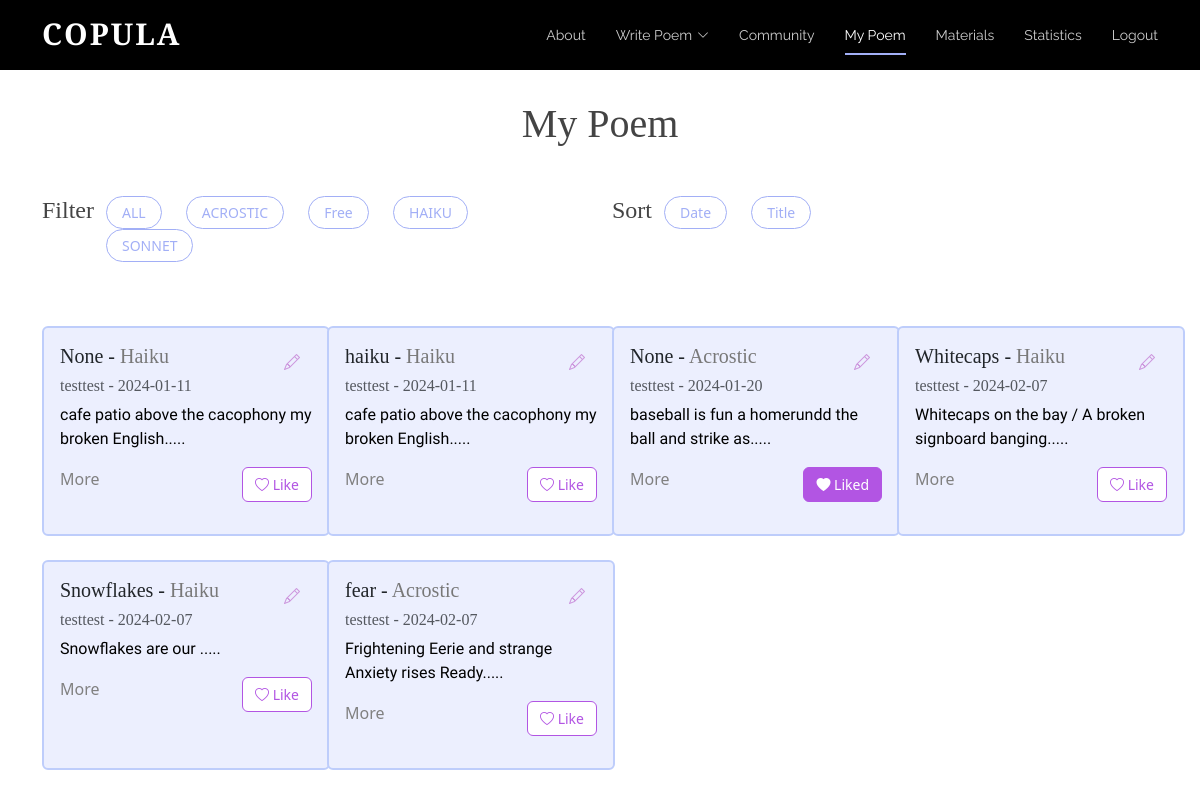
The page /mypage (signed in) on the database its author committed.
### tables this page shows
CREATE TABLE "Poem" (
	"username"	TEXT,
	"content"	TEXT,
	"date"	TEXT,
	"title"	TEXT,
	"type"	TEXT
, "id"	INTEGER, "numLikes"	INTEGER, "sentiment"	INTEGER);

### app.py (the view)
@app.route('/mypage', methods=['GET']) # / => main homepage; decorator
def mypage(): #index func calls render_template, showing login.html on website
	isLogin = False
	if request.method == "POST":
		pass
	else:
		isLogin = True
		conn = sqlite3.connect('static/database.db')
		cursor = conn.cursor()
		query = """
			SELECT P.username, P.content, P.date, P.title, P.type,P.id,
				   COALESCE(L.liked, 0) AS liked
			FROM Poem P
			LEFT JOIN Likes L ON P.id = L.poem_id AND L.username = ?
		"""
		cursor.execute(query, (session.get("username"),))
		rows = cursor.fetchall()
		usernames = []  # ["scott", "alice"]
		contents = []  # ["poem...", "poem2..."]
		dates = []  # ["2023-12-12", "2022-10-10"]
		titles = []
		types = []
		likes = []
		ids = []
		for row in rows:
			usernames.append(row[0])
			contents.append(row[1])
			dates.append(row[2])
			titles.append(row[3])
			types.append(row[4].title())
			likes.append(row[6])
			ids.append(row[5])
		print(likes)
		print(ids)
		if "username" not in session:
			isLogin = False
			return redirect(url_for('login'))
		else:
			isLogin = True
		return render_template('mypage.html',ids=ids, usernames=usernames, contents=contents,
							   dates=dates, titles=titles, types=types, liked_status=likes,
							   num_poems=len(usernames), isLogin=isLogin, username = session["username"])

### templates/mypage.html (shortened to what this page needs)
<!DOCTYPE html>
<html lang="en">
  <head>
    <link href="../static/vendor/aos/aos.css" rel="stylesheet">
    <link href="../static/vendor/bootstrap/css/bootstrap.min.css" rel="stylesheet">
    <link href="../static/vendor/bootstrap-icons/bootstrap-icons.css" rel="stylesheet">
    <link href="../static/vendor/boxicons/css/boxicons.min.css" rel="stylesheet">
    <link href="../static/vendor/glightbox/css/glightbox.min.css" rel="stylesheet">
    <link href="../static/vendor/swiper/swiper-bundle.min.css" rel="stylesheet">
    <link href="../static/css/style.css" rel="stylesheet">
  </head>
  <body>
      <header id="header" class="fixed-top d-flex align-items-center">
        <div class="container d-flex justify-content-between">
          <div class="logo">
            <h1><a href="{{url_for('index')}}">Copula
</a></h1>
          </div>
          <nav id="navbar" class="navbar">
        <ul>
          <li><a class="nav-link scrollto" href="{{url_for('index')}}#about">About</a></li>
          <li class="dropdown"><a href="{{url_for('bwrite')}}"><span>Write Poem</span> <i class="bi bi-chevron-down"></i></a>
          </li>
          <li><a class="nav-link scrollto" href="{{url_for('board')}}">Community</a></li>
                      <li><a class="nav-link scrollto active" href="{{url_for('mypage')}}">My Poem</a></li>
          <li><a class="nav-link scrollto" href="{{url_for('tube')}}">Materials</a></li>
          <li><a class="nav-link scrollto" href="{{url_for('statistics')}}">Statistics</a></li>
          {% if isLogin %}
            <li><a class="nav-link scrollto" href="{{url_for('logout')}}">Logout</a></li>
          {% else %}
            <li><a class="nav-link scrollto" href="{{url_for('login')}}">Login</a></li>
          {% endif %}
        </ul>
          </nav>
        </div>
      </header>
      <main>
        <div class="container stat-mt">
          <h1 class="mb-5 text-center">My Poem</h1>
          <div class="row mb-4">
            <div class="col-lg-6 d-flex">
                <h4>Filter </h4>
                <ul class="poem-filters">
                  <span class="minor"><li data-filter = "*">ALL</li></span>
                                      <li data-filter = ".filter-Acrostic">ACROSTIC</li>
                                        <li data-filter = ".filter-Free">Free</li>
                  <li data-filter = ".filter-Haiku">HAIKU</li>
                  <li data-filter = ".filter-Sonnet">SONNET</li>
                </ul>
            </div>
            <div class="col-lg-6 d-flex">
                <h4>Sort </h4>
                <ul class="poem-filters">
                    <li class="sorting" data-sort-by ="date">Date</li>
                    <li class="sorting"  data-sort-by ="title">Title</li>
                </ul>
            </div>
          </div>
          <div class="row poem-container">
              {% set counter = 0 %}
                    {% for i in range(num_poems) %}
                        {% if username == usernames[i] %}
                            {% set counter = counter + 1 %}
                          {% if counter < 4 %}
                            <div class="col-md-6 col-lg-3 poem-item filter-{{types[i]}} mt-4 mt-md-4" data-title="{{titles[i]}}" data-date="{{dates[i][0:10]}}" data-type="{{types[i]}}">
                          {% else %}
                            <div class="col-md-6 col-lg-3 poem-item filter-{{types[i]}} mt-4 mt-md-4 mt-lg-4"data-title="{{titles[i]}}"  data-date="{{ dates[i][0:10]}}" data-type="{{types[i]}}">
                          {% endif %}
                      <div class="card poem-card mx-auto" style="width: 18rem;">
                        <div class="card-body">
                        <div class="d-flex">
                            <h5 class="card-title">
                                <span class="title">{{titles[i]}}</span> - <span class="board-poemtype type">{{types[i]}}</span>
                            </h5>
                            <div class="edit-button-container ms-auto">
                                <button class="btn btn-outline-primary edit-button border-0 bg-transparent" data-bs-toggle="modal" data-bs-target="#editPoemModal" data-poem-id="{{ ids[i] }}" data-title="{{ titles[i] }}" data-type="{{ types[i] }}" data-content="{{ contents[i] }}">
                                    <i class="bi bi-pencil"></i>
                                </button>
                            </div>
</div>
                          <h6 class="card-subtitle mb-2 text-muted">{{usernames[i]}} - <span class="date">{{dates[i][0:10]}}</span></h6>
                          <p class="card-text">{{contents[i][0:50]}}.....</p>
                        <div class="d-flex justify-content-between">
                          <a class="card-link" data-bs-toggle="modal" data-poem-id = "{{ids[i]}}" data-bs-target="#poemModal" data-title="{{titles[i]}}" data-type="{{types[i]}}" data-username="{{usernames[i]}}" data-date="{{dates[i][0:10]}}" data-content="{{contents[i]}}">
          More
        </a>
                            {% if liked_status[i] == 1 %}
                          <div class="text-right">
                            <button class="btn btn-outline-danger like-button really-like" data-poem-id="{{ ids[i] }}" data-username="{{ usernames[i] }}" data-liked="{{ liked_status[i] }}">
                                <i class="bi bi-heart-fill"></i>  Liked
                            </button>
                          </div>
                            {%else %}
                                              <div class="text-right">
                            <button class="btn btn-outline-danger like-button" data-poem-id="{{ ids[i] }}" data-username="{{ usernames[i] }}" data-liked="{{ liked_status[i] }}">
                                <i class="bi bi-heart"></i> Like
                            </button>
                          </div>
                            {% endif %}
                        </div>
                        </div>
                      </div>
                    </div>
                        {% endif %}
                    {% endfor %}
                  </div>
        </div>
      </main>
  </body>
</html>

### static/css/style.css (style rules this page uses)
body { color: #444444; }
a { color: #1bac91; text-decoration: none; }
h1, h2, h3, h4, h5, h6 { font-family: 'Cormorant Garamond', serif; }
#header { height: 70px; transition: all 0.5s; z-index: 997; background: #000; }
#header .logo h1 { font-size: 30px; margin: 0; padding: 6px 0; line-height: 1; font-weight: 700; letter-spacing: 2px; text-transform: uppercase; }
#header .logo h1 a, #header .logo h1 a:hover { color: #fff; text-decoration: none; }
.navbar { padding: 0; }
.navbar ul { margin: 0; padding: 0; display: flex; list-style: none; align-items: center; }
.navbar li { position: relative; }
.navbar>ul>li+li { margin-left: 30px; }
.navbar a, .navbar a:focus { display: flex; align-items: center; justify-content: space-between; padding: 12px 0; font-size: 14px; font-family: "Raleway", sans-serif; color: rgba(255, 255, 255, 0.8); white-space: nowrap; transition: 0.3s; position: relative; }
.navbar a i, .navbar a:focus i { font-size: 12px; line-height: 0; margin-left: 5px; }
.navbar>ul>li>a:before { content: ""; position: absolute; width: 100%; height: 2px; bottom: 3px; left: 0; background-color: #A2AFF6; visibility: hidden; width: 0px; transition: all 0.3s ease-in-out 0s; }
.navbar a:hover:before, .navbar li:hover>a:before, .navbar .active:before { visibility: visible; width: 100%; }
.navbar a:hover, .navbar .active, .navbar .active:focus, .navbar li:hover>a { color: #fff; }
body p { color: black; font-family: 'Nanum Myeongjo', serif; }
body a { color: gray; }
body { margin: 0; }
.btn-outline-primary { color: #CC95DD !important; }
.board-poemtype { color:#787878; }
.poem-filters { list-style: none; margin-left: -20px; }
.poem-filters li { cursor: pointer; font-size: 14px; display: inline-block; background: white; border: 1px solid #A2AFF6; padding: 5px 15px 5px 15px; border-radius: 50px; margin-right: 20px; color: #A2AFF6; font-weight: 500; }
.card-link { cursor:pointer }
.like-button { font-size:14px; }
.btn-outline-danger { background-color:white !important; color:#B255E3 !important; border:1px solid #B255E3 !important; }
.really-like { background-color:#B255E3 !important; color:white !important; border:1px solid #B255E3 !important; }
.poem-card { height: 210px; background-color:#ECEFFE; border: 2px solid #BECDFB; transition: transform 0.3s ease-in-out; }
.stat-mt { margin-top: 100px; }

### rows shown on the page
Poem: username "testtest", date "2024-01-11", content "cafe patio above the cacophony my broken English"
Poem: title "haiku", username "testtest", date "2024-01-11", content "cafe patio above the cacophony my broken English"
Poem: title "None", username "testtest", date "2024-01-20", content "baseball is fun a homerundd the ball and strike as"
Poem: title "Whitecaps", username "testtest", date "2024-02-07", content "Whitecaps on the bay / A broken signboard banging"
Poem: title "Snowflakes", username "testtest", date "2024-02-07", content "Snowflakes are our"
Poem: title "fear", username "testtest", date "2024-02-07", content "Frightening Eerie and strange Anxiety rises Ready"

### other values the page prints
{{ titles[i] }} "None"
{{ types[i] }} "Haiku" "Haiku" "Acrostic" "Haiku" "Haiku" "Acrostic"
